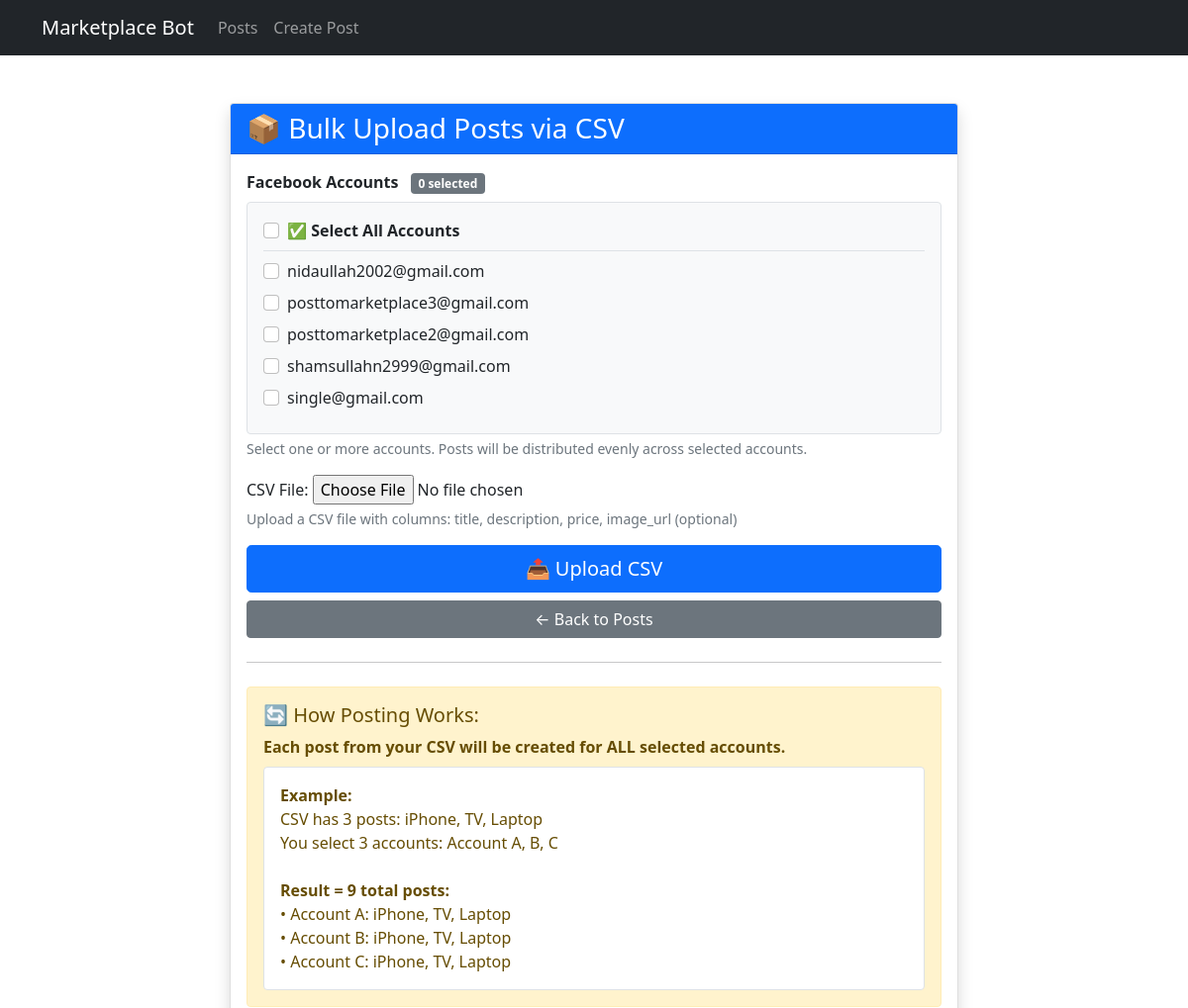
The app's page /bulk-upload/ (upper part), older data.
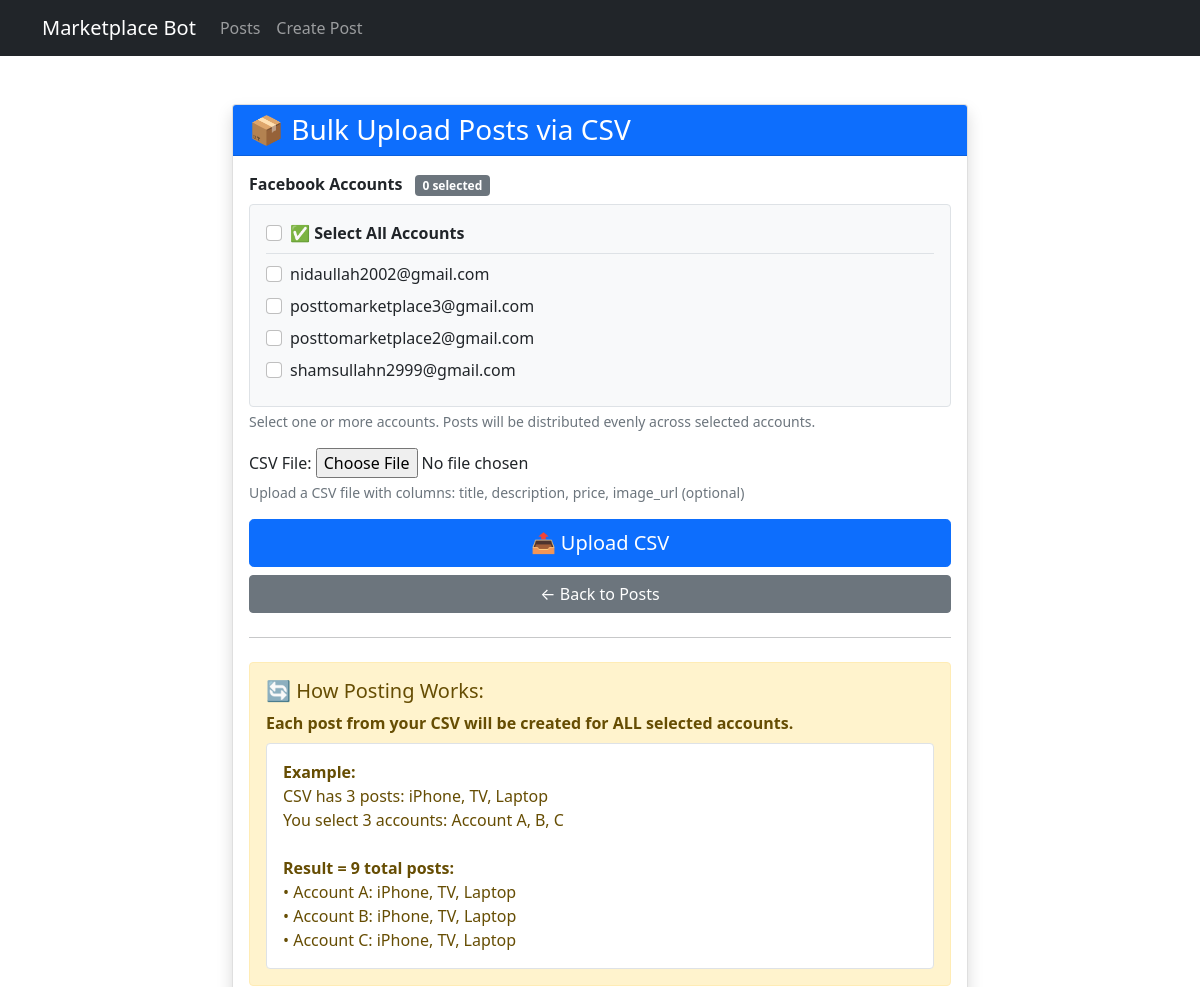
The same page, newer data.
### accounts/models.py (models this page shows, shortened)
class FacebookAccount(models.Model):
    email = models.EmailField()
    password = models.CharField(max_length=255)  # Store securely in production
    session_cookie = models.TextField(blank=True, null=True)
    created_at = models.DateTimeField(auto_now_add=True)

### postings/views.py (the view)
# urls.py: path('bulk-upload/', views.bulk_upload_posts, name='bulk_upload_posts'),
def bulk_upload_posts(request):
    if request.method == 'POST':
        form = BulkPostUploadForm(request.POST, request.FILES)
        if form.is_valid():
            csv_file = request.FILES['csv_file']
            if not csv_file.name.endswith('.csv'):
                messages.error(request, 'Please upload a CSV file.')
                return redirect('bulk_upload_posts')
            selected_accounts = list(form.cleaned_data['accounts'])
            try:
                decoded_file = csv_file.read().decode('utf-8').splitlines()
                csv_reader = csv.DictReader(decoded_file)
                success_count = 0
                error_count = 0
                errors = []
                posts_data = []  # Store validated post data
                for row_num, row in enumerate(csv_reader, start=2):
                    try:
                        title = row.get('title', '').strip()
                        description = row.get('description', '').strip()
                        price = row.get('price', '').strip()
                        image_url = row.get('image_url', '').strip()
                        if not all([title, description, price]):
                            errors.append(
                                f"Row {row_num}: Missing required fields (title, description, or price)")
                            error_count += 1
                            continue
                        try:
                            price_decimal = float(price)
                            if price_decimal < 0:
                                raise ValueError("Price cannot be negative")
                        except ValueError as e:
                            errors.append(
                                f"Row {row_num}: Invalid price '{price}' - {str(e)}")
                            error_count += 1
                            continue
                        image_file = None
                        if image_url:
                            try:
                                response = requests.get(
                                    image_url, timeout=10, stream=True)
                                if response.status_code == 200:
                                    parsed_url = urlparse(image_url)
                                    filename = os.path.basename(
                                        parsed_url.path)
                                    if not filename or '.' not in filename:
                                        filename = f"{title[:30].replace(' ', '_')}.jpg"
                                    image_file = ContentFile(
                                        response.content, name=filename)
                                else:
                                    errors.append(
                                        f"Row {row_num}: Failed to download image from URL (HTTP {response.status_code})")
                            except requests.exceptions.RequestException as e:
                                errors.append(
                                    f"Row {row_num}: Error downloading image - {str(e)}")
                            except Exception as e:
                                errors.append(
                                    f"Row {row_num}: Error processing image - {str(e)}")
                        posts_data.append({
                            'title': title,
                            'description': description,
                            'price': price_decimal,
                            'image_file': image_file
                        })
                    except Exception as e:
                        errors.append(
                            f"Row {row_num}: Unexpected error - {str(e)}")
                        error_count += 1
                        continue
                for post_data in posts_data:
                    for account in selected_accounts:
                        scheduled_time = timezone.now()
                        post = MarketplacePost.objects.create(
                            account=account,
                            title=post_data['title'],
                            description=post_data['description'],
                            price=post_data['price'],
                            scheduled_time=scheduled_time,
                            posted=False
                        )
                        if post_data.get('image_file'):
                            post.image.save(
                                post_data['image_file'].name,
                                post_data['image_file'],
                                save=True
                            )
                        success_count += 1
                if success_count > 0:
                    num_posts = len(posts_data)
                    num_accounts = len(selected_accounts)
                    messages.success(
                        request, f'✅ Successfully created {success_count} posts! ({num_posts} post(s) × {num_accounts} account(s))')
                if error_count > 0:
                    error_message = f'❌ {error_count} error(s) occurred:<br>'
                    error_message += '<br>'.join(errors[:10])
                    if len(errors) > 10:
                        error_message += f'<br>... and {len(errors) - 10} more errors'
                    messages.error(request, error_message)
                if success_count > 0:
                    return redirect('post_list')
            except Exception as e:
                messages.error(request, f'Error processing CSV file: {str(e)}')
                return redirect('bulk_upload_posts')
    else:
        form = BulkPostUploadForm()
    return render(request, 'postings/bulk_upload_posts.html', {'form': form})

### postings/forms.py
class BulkPostUploadForm(forms.Form):
    accounts = forms.ModelMultipleChoiceField(
        queryset=FacebookAccount.objects.all(),
        label='Facebook Accounts',
        help_text='Select one or more accounts to distribute posts across (hold Ctrl/Cmd to select multiple)',
        required=True,
        widget=forms.SelectMultiple(
            attrs={'class': 'form-select', 'size': '5'})
    )
    csv_file = forms.FileField(
        label='CSV File',
        help_text='Upload a CSV file with columns: title, description, price, image_url (optional)',
        widget=forms.FileInput(attrs={'accept': '.csv'})
    )

### postings/templates/postings/bulk_upload_posts.html (shortened to what this page needs)
{% extends 'base.html' %}  {% block content %}
<div class="container mt-5">
  <div class="row">
    <div class="col-md-8 offset-md-2">
      <div class="card shadow">
        <div class="card-header bg-primary text-white">
          <h3 class="mb-0">📦 Bulk Upload Posts via CSV</h3>
        </div>
        <div class="card-body">
          <form method="post" enctype="multipart/form-data" id="bulkUploadForm">
            <div class="mb-3">
              <label class="form-label fw-bold">
                Facebook Accounts
                <span id="accountCount" class="badge bg-primary ms-2"
                  >0 selected</span
                >
              </label>
              <div class="border rounded p-3 bg-light">
                <div class="form-check mb-2 pb-2 border-bottom">
                  <input
                    class="form-check-input"
                    type="checkbox"
                    id="selectAllAccounts"
                  />
                  <label
                    class="form-check-label fw-bold"
                    for="selectAllAccounts"
                  >
                    ✅ Select All Accounts
                  </label>
                </div>
                {% for account in form.accounts.field.queryset %}
                <div class="form-check mb-2">
                  <input
                    class="form-check-input account-checkbox"
                    type="checkbox"
                    name="accounts"
                    value="{{ account.pk }}"
                    id="account_{{ account.pk }}"
                  />
                  <label
                    class="form-check-label"
                    for="account_{{ account.pk }}"
                  >
                    {{ account.email }}
                  </label>
                </div>
                {% endfor %}
              </div>
              <div class="form-text">
                Select one or more accounts. Posts will be distributed evenly
                across selected accounts.
              </div>
            </div>
            <div class="mb-3">
              {{ form.csv_file.label_tag }} {{ form.csv_file }}
              <div class="form-text">{{ form.csv_file.help_text }}</div>
            </div>
            <div class="d-grid gap-2">
              <button type="submit" class="btn btn-primary btn-lg">
                📤 Upload CSV
              </button>
              <a href="{% url 'post_list' %}" class="btn btn-secondary">
                ← Back to Posts
              </a>
            </div>
          </form>
          <hr class="my-4" />
          <div class="alert alert-warning">
            <h5>🔄 How Posting Works:</h5>
            <p class="mb-2">
              <strong
                >Each post from your CSV will be created for ALL selected
                accounts.</strong
              >
            </p>
            <div class="bg-white p-3 rounded border">
              <strong>Example:</strong><br />
              CSV has 3 posts: iPhone, TV, Laptop<br />
              You select 3 accounts: Account A, B, C<br />
              <br />
              <strong>Result = 9 total posts:</strong><br />
              • Account A: iPhone, TV, Laptop<br />
              • Account B: iPhone, TV, Laptop<br />
              • Account C: iPhone, TV, Laptop<br />
            </div>
          </div>
        </div>
      </div>
    </div>
  </div>
</div>
{% endblock %}

Row changes from the older to the newer data that the page shows:
removed FacebookAccount: email "single@gmail.com"
